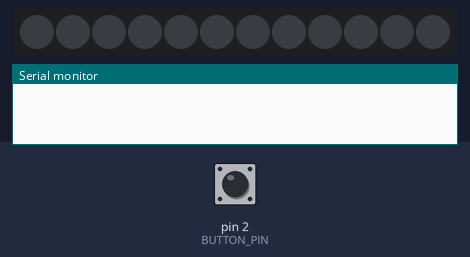
A sketch run on a simulated Arduino Uno, built with avr-gcc and run on an emulated ATmega328P. Parts: 12 RGB LEDs in strip order, left to right, the last lines printed to the serial monitor. The test bench sets the inputs (shaded band); at power-on: pin 2 (BUTTON_PIN) HIGH. Dim RGB values are drawn brighter than linear.

Above: at 1.2 s.
1.3 s: pin 2 (BUTTON_PIN) pulled LOW for 0.15 s
At 2.0 s:
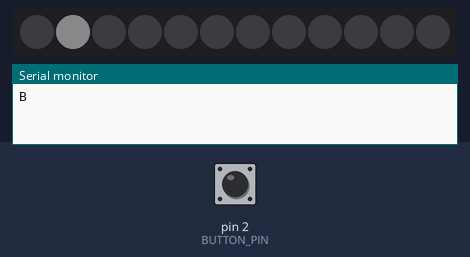
2.9 s: pin 2 (BUTTON_PIN) pulled LOW for 1 s
At 3.2 s:
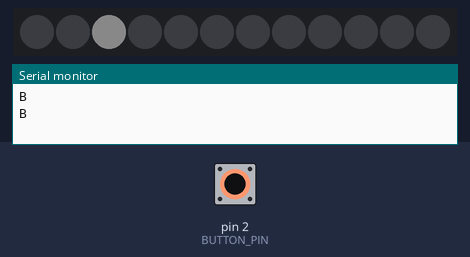
5.4 s: pin 2 (BUTTON_PIN) pulled LOW for 0.15 s
At 6.3 s:
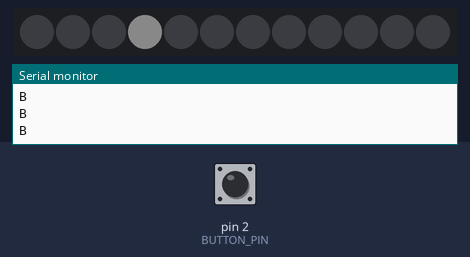
7.0 s: pin 2 (BUTTON_PIN) pulled LOW for 1 s
At 7.5 s:
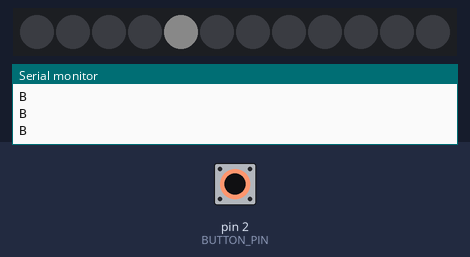
Timing chart, 0 to 10.0 s (numbered marks = the images above; inputs shaded):
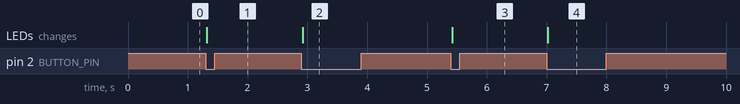

Measured:
- after the input at 1.3 s, the LEDs: change at once (image 1)
- after the input at 2.9 s, the LEDs: change at once (image 2)
- after the input at 5.4 s, the LEDs: change at once (image 3)
- after the input at 7.0 s, the LEDs: change at once (image 4)

The sketch:

ledring_taster_im_kreis.ino
```cpp
#include <Adafruit_NeoPixel.h>

#define BUTTON_PIN   2    // Digital IO pin connected to the button.  This will be
                          // driven with a pull-up resistor so the switch should
                          // pull the pin to ground momentarily.  On a high -> low
                          // transition the button press logic will execute.

#define PIXEL_PIN    11    // Digital IO pin connected to the NeoPixels.

#define PIXEL_COUNT 12

// Parameter 1 = number of pixels in strip,  neopixel stick has 8
// Parameter 2 = pin number (most are valid)
// Parameter 3 = pixel type flags, add together as needed:
//   NEO_RGB     Pixels are wired for RGB bitstream
//   NEO_GRB     Pixels are wired for GRB bitstream, correct for neopixel stick
//   NEO_KHZ400  400 KHz bitstream (e.g. FLORA pixels)
//   NEO_KHZ800  800 KHz bitstream (e.g. High Density LED strip), correct for neopixel stick
Adafruit_NeoPixel strip = Adafruit_NeoPixel(PIXEL_COUNT, PIXEL_PIN, NEO_GRB + NEO_KHZ800);

bool oldState = HIGH;
int lightpos = PIXEL_COUNT;

void setup() {
  pinMode(BUTTON_PIN, INPUT_PULLUP);
  strip.begin();
  strip.show(); // Initialize all pixels to 'off'

  Serial.begin(9600);

}

void loop() {
    // Get current button state.
  bool newState = digitalRead(BUTTON_PIN);

  // Check if state changed from high to low (button press).
  if (newState == LOW && oldState == HIGH) {
    // Short delay to debounce button.
    delay(20);
    // Check if button is still low after debounce.
    newState = digitalRead(BUTTON_PIN);
    if (newState == LOW) {
      Serial.println('B');
      strip.setPixelColor(lightpos, 0);
      lightpos = (lightpos + 1 ) % PIXEL_COUNT;
      strip.setPixelColor(lightpos, 10, 10, 10);
      strip.show();
    }
  }

  // Set the last button state to the old state.
  oldState = newState;
}
```
